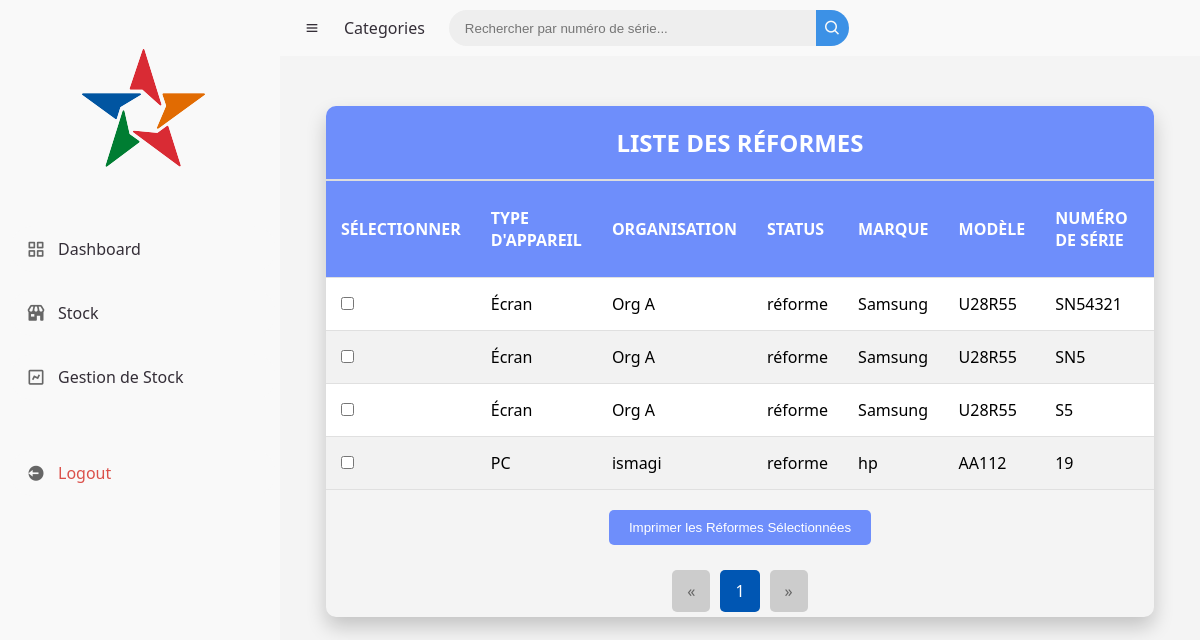
/Reforme.php (signed in), run on the app's committed database.
### tables this page shows
CREATE TABLE `stock` (
  `id` int(11) NOT NULL,
  `appareil` varchar(100) NOT NULL,
  `organisation` varchar(100) NOT NULL,
  `status` varchar(50) NOT NULL,
  `marque` varchar(100) NOT NULL,
  `model` varchar(100) NOT NULL,
  `n_serie` varchar(100) NOT NULL,
  `date_achat` date NOT NULL,
  `date_mise_production` date NOT NULL,
  `created_at` timestamp NOT NULL DEFAULT current_timestamp(),
  `contact` varchar(255) DEFAULT NULL,
  `document` varchar(255) DEFAULT NULL
);

### Reforme.php (the view, shortened to what this page needs)
<?php
$current_page = 'reforme';
$servername = "localhost";
$username = "root";
$password = "";
$dbname = "user_db";
$conn = new mysqli($servername, $username, $password, $dbname);
$search = isset($_GET['search']) ? $conn->real_escape_string($_GET['search']) : '';
$sql_base = "SELECT appareil, organisation, status, marque, model, n_serie, date_achat, date_mise_production, contact, document FROM stock";
if ($search) {
    $sql = $sql_base . " WHERE n_serie LIKE '%$search%'";
    $count_sql = "SELECT COUNT(*) as total FROM stock WHERE n_serie LIKE '%$search%'";
} else {
    $sql = $sql_base . " WHERE status = 'reforme'";
    $count_sql = "SELECT COUNT(*) as total FROM stock WHERE status = 'reforme'";
}
$items_per_page = 5;
$page = isset($_GET['page']) && is_numeric($_GET['page']) ? (int)$_GET['page'] : 1;
$offset = ($page - 1) * $items_per_page;
$sql .= " LIMIT $items_per_page OFFSET $offset";
$total_items_result = $conn->query($count_sql);
$total_items_row = $total_items_result->fetch_assoc();
$total_items = $total_items_row['total'];
$total_pages = ceil($total_items / $items_per_page);
$result = $conn->query($sql);
?>
<!DOCTYPE html>
<html lang="fr">
<head>
    <link href='https://unpkg.com/boxicons@2.0.9/css/boxicons.min.css' rel='stylesheet'>
    <link rel="stylesheet" href="https://cdnjs.cloudflare.com/ajax/libs/font-awesome/6.0.0-beta3/css/all.min.css">
    <link rel="stylesheet" href="style.css">
</head>
<body>
    <section id="sidebar">
        <a href="dashboard.php" class="logo_fr">
            <br></br>
            <img src="logo.png" alt="logo">
        </a>
        <ul class="side-menu top">
            <li class="<?php echo ($current_page == 'dashboard') ? 'active' : ''; ?>">
                <a href="dashboard.php">
                    <i class='bx bx-grid-alt'></i>
                    <span class="text">Dashboard</span>
                </a>
            </li>
            <li class="<?php echo ($current_page == 'stock') ? 'active' : ''; ?>">
                <a href="stock.php">
                    <i class='bx bxs-store'></i>
                    <span class="text">Stock</span>
                </a>
            </li>
            <li class="<?php echo ($current_page == 'gestion_stock') ? 'active' : ''; ?>">
                <a href="gestion_stock.php">
                    <i class='bx bx-chart'></i>
                    <span class="text">Gestion de Stock</span>
                </a>
            </li>
        </ul>
        <ul class="side-menu">
            <li>
                <a href="logout.php" class="logout">
                    <i class='bx bxs-log-out-circle'></i>
                    <span class="text">Logout</span>
                </a>
            </li>
        </ul>
    </section>
    <section id="content">
        <nav>
            <i class='bx bx-menu'></i>
            <a href="#" class="nav-link">Categories</a>
            <form action="reforme.php" method="GET">
                <div class="form-input">
                    <input type="search" name="search" placeholder="Rechercher par numéro de série..." value="<?php echo isset($_GET['search']) ? htmlspecialchars($_GET['search']) : ''; ?>">
                    <button type="submit" class="search-btn"><i class='bx bx-search'></i></button>
                </div>
            </form>
        </nav>
        <main>
            <div class="table-container">
                <h2>Liste des Réformes</h2>
                <form id="reformeForm" method="POST" action="frmp.php">
                    <?php if ($result->num_rows > 0): ?>
                        <table>
                            <thead>
                                <tr>
                                    <th>Sélectionner</th>
                                    <th>Type d'Appareil</th>
                                    <th>Organisation</th>
                                    <th>Status</th>
                                    <th>Marque</th>
                                    <th>Modèle</th>
                                    <th>Numéro de Série</th>
                                    <th>Date de Réception</th>
                                </tr>
                            </thead>
                            <tbody>
                                <?php while($row = $result->fetch_assoc()): ?>
                                    <tr>
                                        <td>
                                            <input type="checkbox" name="reforme_ids[]" value="<?php echo htmlspecialchars($row['n_serie']); ?>">
                                        </td>
                                        <td><?php echo htmlspecialchars($row['appareil']); ?></td>
                                        <td><?php echo htmlspecialchars($row['organisation']); ?></td>
                                        <td><?php echo htmlspecialchars($row['status']); ?></td>
                                        <td><?php echo htmlspecialchars($row['marque']); ?></td>
                                        <td><?php echo htmlspecialchars($row['model']); ?></td>
                                        <td><?php echo htmlspecialchars($row['n_serie']); ?></td>
                                        <td><?php echo htmlspecialchars($row['date_achat']); ?></td>
                                    </tr>
                                <?php endwhile; ?>
                            </tbody>
                        </table>
                        <button type="submit" class="print-btn">Imprimer les Réformes Sélectionnées</button>
                        <div class="pagination">
                            <?php if ($page > 1): ?>
                                <a href="reforme.php?page=<?php echo $page - 1; ?>" class="prev">&laquo;</a>
                            <?php else: ?>
                                <span class="prev disabled">&laquo;</span>
                            <?php endif; ?>
                            <?php for ($i = 1; $i <= $total_pages; $i++): ?>
                                <?php if ($i == $page): ?>
                                    <span class="active"><?php echo $i; ?></span>
                                <?php else: ?>
                                    <a href="reforme.php?page=<?php echo $i; ?>"><?php echo $i; ?></a>
                                <?php endif; ?>
                            <?php endfor; ?>
                            <?php if ($page < $total_pages): ?>
                                <a href="reforme.php?page=<?php echo $page + 1; ?>" class="next">&raquo;</a>
                            <?php else: ?>
                                <span class="next disabled">&raquo;</span>
                            <?php endif; ?>
                        </div>
                    <?php else: ?>
                        <p class="no-data">Aucun appareil trouvé.</p>
                    <?php endif; ?>
                </form>
            </div>
        </main>
    </section>
</body>
</html>

### style.css (style rules this page uses)
* { margin: 0; padding: 0; box-sizing: border-box; }
a { text-decoration: none; }
li { list-style: none; }
:root { --poppins: 'Poppins', sans-serif; --lato: 'Lato', sans-serif; --light: #F9F9F9; --blue: #3C91E6; --light-blue: #CFE8FF; --grey: #eee; --dark-grey: #AAAAAA; --dark: #342E37; --red: #DB504A; --yellow: #FFCE26; --light-yellow: #FFF2C6; --orange: #FD7238; --light-orange: #FFE0D3; }
html { overflow-x: hidden; }
body { background: var(--grey); overflow-x: hidden; font-family: var(--lato); }
#sidebar { position: fixed; top: 0; left: 0; width: 280px; height: 100%; background: var(--light); z-index: 2000; transition: .3s ease; overflow-x: hidden; }
#sidebar .side-menu { width: 100%; margin-top: 48px; }
#sidebar .side-menu li { height: 48px; background: transparent; margin-left: 6px; border-radius: 48px 0 0 48px; padding: 4px; }
#sidebar .side-menu li a { width: 100%; background: var(--light); display: flex; align-items: center; border-radius: 48px; font-size: 16px; color: var(--dark); white-space: nowrap; overflow-x: hidden; }
#sidebar .side-menu li a.logout { color: var(--red); }
#content { position: relative; width: calc(100% - 280px); left: 280px; transition: .3s ease; }
#content nav { height: 56px; background: var(--light); padding: 0 24px; display: flex; align-items: center; grid-gap: 24px; position: sticky; top: 0; left: 0; z-index: 1000; }
#content nav a { color: var(--dark); }
#content nav .bx.bx-menu { cursor: pointer; color: var(--dark); }
#content nav .nav-link { font-size: 16px; transition: .3s ease; }
#content nav form { max-width: 400px; width: 100%; margin-right: auto; }
#content nav form .form-input { display: flex; align-items: center; height: 36px; }
#content nav form .form-input input { flex-grow: 1; padding: 0 16px; height: 100%; border: none; background: var(--grey); border-radius: 36px 0 0 36px; outline: none; width: 100%; color: var(--dark); }
#content nav form .form-input button { width: 36px; height: 100%; display: flex; justify-content: center; align-items: center; background: var(--blue); color: var(--light); font-size: 18px; border: none; outline: none; border-radius: 0 36px 36px 0; cursor: pointer; }
.side-menu { list-style: none; padding: 0; margin: 0; width: 100%; }
.side-menu li { display: flex; align-items: center; margin-bottom: 16px; }
.side-menu li a { display: flex; align-items: center; text-decoration: none; color: #333; padding: 12px 16px; width: 100%; border-radius: 8px; transition: background-color 0.3s, color 0.3s; }
.side-menu li a i { font-size: 20px; margin-right: 12px; color: #666; }
.side-menu li a .text { font-size: 16px; font-weight: 500; }

### Reforme.php (style rules this page uses)
body { font-family: 'Segoe UI', Tahoma, Geneva, Verdana, sans-serif; background-color: #f4f4f4; margin: 0; padding: 0; }
.table-container { width: 90%; margin: 50px auto; box-shadow: 0 10px 20px rgba(0, 0, 0, 0.2); border-radius: 10px; overflow: hidden; }
table { width: 100%; border-collapse: collapse; background-color: #ffffff; }
table th, table td { padding: 15px; text-align: left; border-bottom: 1px solid #e0e0e0; }
table th { background-color: #6e8efb; color: #ffffff; font-weight: bold; text-transform: uppercase; }
table tr:nth-child(even) { background-color: #f2f2f2; }
.table-container h2 { margin: 0; padding: 20px; background-color: #6e8efb; color: #ffffff; text-align: center; text-transform: uppercase; font-size: 24px; border-bottom: 2px solid #ddd; }
.print-btn { margin: 20px auto; display: block; padding: 10px 20px; background-color: #6e8efb; color: white; border: none; border-radius: 5px; cursor: pointer; text-align: center; }
.pagination { text-align: center; margin-top: 20px; display: flex; justify-content: center; align-items: center; }
.pagination a, .pagination span { display: inline-block; padding: 10px 15px; margin: 5px; border-radius: 5px; background-color: #007bff; color: #fff; text-decoration: none; transition: background-color 0.3s ease; }
.pagination a.active, .pagination span.active { background-color: #0056b3; }
.pagination .prev, .pagination .next { background-color: orange; color: white; }
.pagination .disabled { pointer-events: none; background-color: #ccc; color: #666; }

### data on the page
stock: appareil "Écran", organisation "Org A", status "réforme", marque "Samsung", model "U28R55", n_serie "SN54321"
stock: appareil "Écran", organisation "Org A", status "réforme", marque "Samsung", model "U28R55", n_serie "SN5"
stock: appareil "Écran", organisation "Org A", status "réforme", marque "Samsung", model "U28R55", n_serie "S5"
stock: appareil "PC", organisation "ismagi", status "reforme", marque "hp", model "AA112", n_serie "19"
